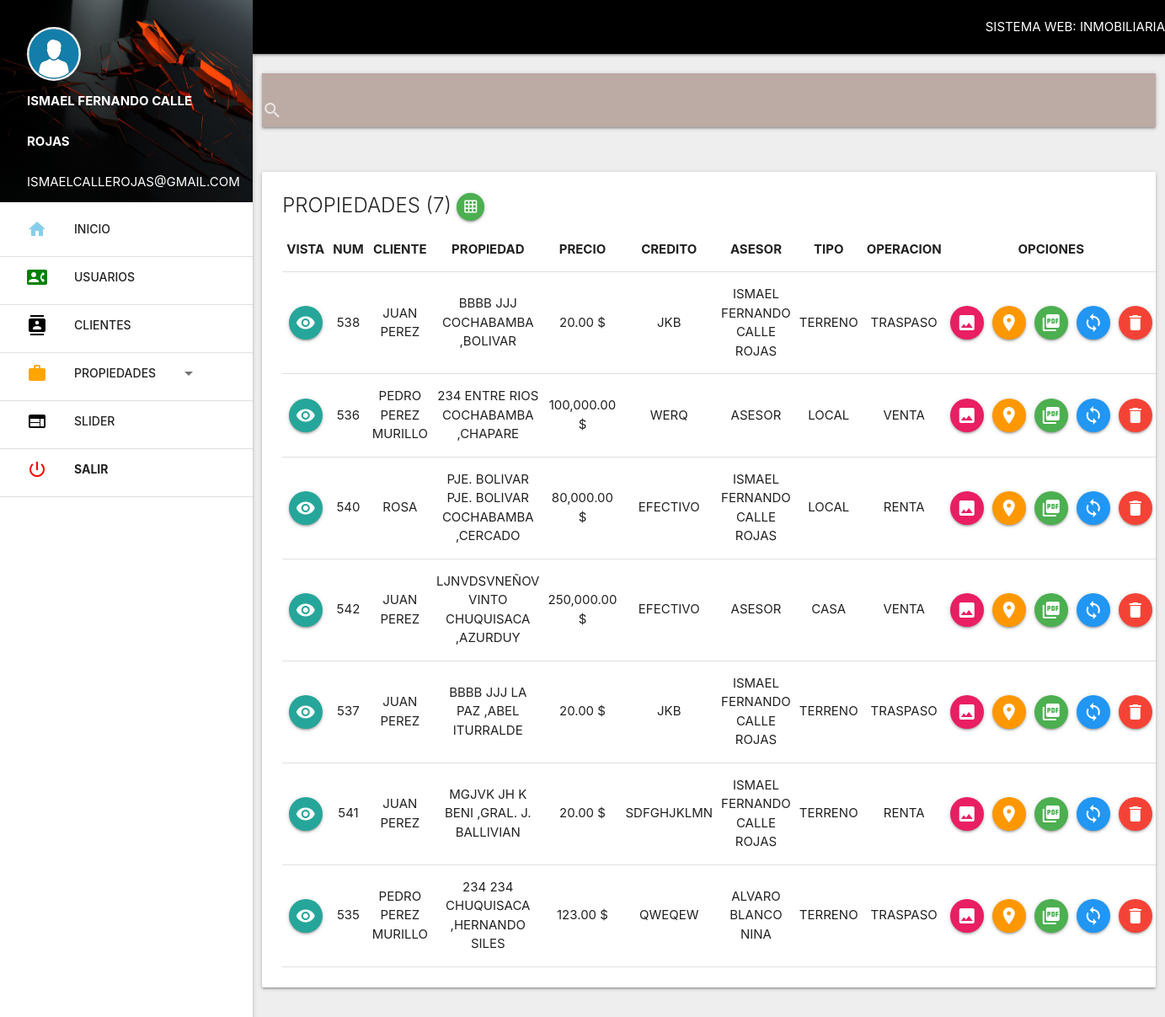
The page /admin/propiedades/index.php (signed in) on the database its author committed.
### tables this page shows
CREATE TABLE `inventario` (
  `propiedad` varchar(200) NOT NULL,
  `consecutivo` int(10) NOT NULL,
  `id_cliente` int(10) NOT NULL,
  `departamento` varchar(50) NOT NULL,
  `provincia` varchar(100) NOT NULL,
  `nombre_cliente` varchar(200) NOT NULL,
  `precio` double NOT NULL,
  `fraccionamiento` varchar(100) NOT NULL,
  `calle_num` varchar(100) NOT NULL,
  `numero_int` int(10) NOT NULL,
  `m2t` int(10) NOT NULL,
  `banos` int(2) NOT NULL,
  `plantas` int(2) NOT NULL,
  `caracteristicas` text NOT NULL,
  `m2c` int(10) NOT NULL,
  `recamaras` int(2) NOT NULL,
  `cocheras` int(2) NOT NULL,
  `observaciones` text NOT NULL,
  `forma_pago` varchar(50) NOT NULL,
  `asesor` varchar(200) NOT NULL,
  `tipo_inmueble` varchar(100) NOT NULL,
  `fecha_registro` date NOT NULL,
  `comentario_web` text NOT NULL,
  `operacion` varchar(50) NOT NULL,
  `foto_principal` varchar(200) NOT NULL,
  `mapa` varchar(200) NOT NULL,
  `latitud` varchar(200) NOT NULL,
  `longitud` varchar(200) NOT NULL,
  `marcado` varchar(2) NOT NULL,
  `estatus` varchar(50) NOT NULL
);

### admin/propiedades/index.php (the view, shortened to what this page needs)
<?php
include '../extend/header.php';
$row=0;
if(isset($_GET['ope'])){
  $operacion = $con->real_escape_string(htmlentities($_GET['ope']));
  $sel = $con->prepare("SELECT propiedad,consecutivo,nombre_cliente,calle_num,fraccionamiento,departamento,provincia,precio,forma_pago,asesor,tipo_inmueble,operacion,mapa, latitud, longitud FROM inventario WHERE estatus = 'ACTIVO' AND operacion = ? ");
      $sel->bind_param('s',$operacion);
$sel->execute();
          $res = $sel->get_result();
          $row = mysqli_num_rows($res);
}else{
  $sel = $con->prepare("SELECT propiedad,consecutivo,nombre_cliente,calle_num,fraccionamiento,departamento,provincia,precio,forma_pago,asesor,tipo_inmueble,operacion,mapa, latitud, longitud FROM inventario WHERE estatus = 'ACTIVO' ");
  $sel->execute();
  $res = $sel->get_result();
  $row = mysqli_num_rows($res);
}
?>
<br>
<div class="row">
    <div class="col s12">
        <nav class="brown lighten-3">
            <div class="nav-wrapper">
                <div class="input-field">
                    <input type="search" name="" id="buscar" autocomplete="off">
                    <label for="buscar"><i class="material-icons left">search</i></label>
                    <i class="material-icons">close</i>
                </div>
            </div>
        </nav>
    </div>
</div>
<div class="row">
  <div class="col s12">
    <div class="card">
      <div class="card-content">
        <form action="excel.php" method="post" target="_blank" id="exportar">
        <span class="card-title">Propiedades (<?php echo $row ?>)
        <button title="Exportar a excel" class="btn-floating green botonExcel btn-small"><i class="material-icons">grid_on</i></button>
        </span>
        </form>
        <table class="excel" border="1">
          <thead>
              <th class="borrar">Vista</th>
              <th>Num</th>
              <th>Cliente</th>
              <th>Propiedad</th>
              <th>Precio</th>
              <th>Credito</th>
              <th>Asesor</th>
              <th>Tipo</th>
              <th>Operacion</th>
              <th colspan="5" class="borrar">Opciones</th>
          </thead>
          <?php
          $sel->execute();
          $res = $sel->get_result();
          while ($f =$res->fetch_assoc()) { ?>
            <tr>
            <td class="borrar">
              <button data-target="modal1" onclick="enviar(this.value)" value="<?php echo $f['propiedad'] ?>" class="btn-floating modal-trigger" title="Visualizar todos los datos de esta propiedad"><i class="material-icons">visibility</i>
              </button>
            </td>
              <td><?php echo $f['consecutivo'] ?></td>
              <td><?php echo $f['nombre_cliente'] ?></td>
              <td><?php echo $f['calle_num'].' '.$f['fraccionamiento'].' '.$f['departamento'].' ,'.$f['provincia'] ?></td>
              <td><?php echo number_format($f['precio'],2);  ?> $</td>
              <td><?php echo $f['forma_pago'] ?></td>
              <td><?php echo $f['asesor'] ?></td>
              <td><?php echo $f['tipo_inmueble'] ?></td>
              <td><?php echo $f['operacion'] ?></td>
              <td class="borrar" title="Acceso a imagenes de esta Propiedad"><a href="imagenes.php?id=<?php echo $f['propiedad'] ?>" class="btn-floating pink"><i class="material-icons">image</i></a></td>
              <td class="borrar">
              <button data-target="modal2" onclick="enviar1(this.value)" value="<?php echo $f['propiedad'] ?>" class="btn-floating modal-trigger orange" title="Mapa de esta propiedad"><i class="material-icons">room</i>
              </button></td>
              <td class="borrar">
              <a href="pdf.php?id=<?php echo $f['propiedad'] ?>" class="btn-floating green" title="Exportar datos en PDF"><i class="material-icons">picture_as_pdf</i></a>
              </td>
              <td class="borrar"><a href="editar_propiedad.php?id=<?php echo $f['propiedad'] ?>" class="btn-floating waves-effect waves-light blue" title="Actualizar datos de la propiedad"><i class="material-icons">loop</i></a>
              </td>
              <td class="borrar"><a href="#" title="Cancelar propiedad" class="btn-floating waves-effect waves-light red" onclick="swal({
                  title: 'Esta seguro que desea cancelar la propiedad?',
                  text: 'Al cancelarlo la propiedad pasara a un estado inactivo!',
                  type: 'warning',
                  showCancelButton: true,
                  confirmButtonColor: '#3085d6',
                  cancelButtonColor: '#d33',
                  confirmButtonText: 'Si, cancelar!'
                  }).then(function() {
                  location.href='cancelar_propiedad.php?id=<?php echo $f['propiedad'] ?>&accion=CANCELADO'; })"> <i class="material-icons">delete</i></a>
              </td>
            </tr>
          <?php }
           ?>
        </table>
      </div>
    </div>
  </div>
</div>
  <?php include '../extend/scripts.php'; ?>
</body>
</html>

### admin/extend/header.php (shortened to what this page needs)
<!DOCTYPE html>
<html lang="es">
<head>
    <link rel="stylesheet" href="../css/materialize.min.css">
    <link rel="stylesheet" href="https://cdnjs.cloudflare.com/ajax/libs/limonte-sweetalert2/6.3.2/sweetalert2.css">
</head>
<body class= "grey lighten-3">
    <main>
    <?php
    if ($_SESSION['nivel']=='ADMINISTRADOR') {
      include 'menu_admin.php';
    }else {
      include 'menu_asesor.php';
    }
    ?>

### admin/extend/menu_admin.php (shortened to what this page needs)
<nav class="black">
    <span class="right"> Sistema Web: Inmobiliaria</span>
</nav>
<ul id="slide-out" class="sidenav sidenav-fixed nav-wrapper">
    <li>
        <div class="user-view">
            <div class="background">
                <img src="../img/bg1.jpg" width="100%" height="100%">
            </div>
            <a href="../perfil/index.php" title="Cambiar foto de perfil"><img class="circle" src="../usuarios/<?php echo $_SESSION['foto'] ?>"></a>
            <a href="../perfil/perfil.php" title="Cambiar datos de usuario y contraseña" class="white-text"><b><?php echo $_SESSION['nombre'] ?></b></a>
            <a class="white-text"><?php echo $_SESSION['correo'] ?></a>
        </div>
    </li>
    <li><a href="../inicio"><i class="material-icons" style="color: skyblue">home</i>INICIO</a></li>
    <li><div class="divider"></div></li>
    <li><a href="../usuarios"><i class="material-icons" style="color: green">contact_phone</i>USUARIOS</a></li>
    <li><div class="divider"></div></li>
    <li><a href="../clientes"><i class="material-icons" style="color: black">contacts</i>CLIENTES</a></li>
    <li><div class="divider"></div></li>
    <li><a class="dropdown-trigger" href="#!" data-target="dropdown1"><i class="material-icons" style="color: orange">work</i>PROPIEDADES<i class="material-icons right">arrow_drop_down</i></a></li>
    <li><div class="divider"></div></li>
    <li><a href="../inicio/slider.php"><i class="material-icons" style="color: black">web</i>SLIDER</a></li>
    <li><div class="divider"></div></li>
    <li><a href="../login/salir.php"><i class="material-icons" style="color: red">power_settings_new</i><b>SALIR</b></a></li>
    <li><div class="divider"></div></li>
</ul>

### admin/extend/scripts.php (shortened to what this page needs)
</main>

### admin/extend/header.php (style rules this page uses)
header, main, footer { padding-left: 300px; }
body { text-transform: uppercase; }
tr,th,td { text-align: center; }

### rows shown on the page
inventario: consecutivo "538", nombre_cliente "JUAN PEREZ", calle_num "BBBB", fraccionamiento "JJJ", departamento "COCHABAMBA", provincia "BOLIVAR", precio "20.00", forma_pago "JKB", asesor "ISMAEL FERNANDO CALLE ROJAS", tipo_inmueble "TERRENO", operacion "TRASPASO"
inventario: consecutivo "536", nombre_cliente "PEDRO PEREZ MURILLO", calle_num "234", fraccionamiento "ENTRE RIOS", departamento "COCHABAMBA", provincia "CHAPARE", precio "100,000.00", forma_pago "WERQ", asesor "ASESOR", tipo_inmueble "LOCAL", operacion "VENTA"
inventario: consecutivo "540", nombre_cliente "ROSA", calle_num "PJE. BOLIVAR", fraccionamiento "PJE. BOLIVAR", departamento "COCHABAMBA", provincia "CERCADO", precio "80,000.00", forma_pago "EFECTIVO", asesor "ISMAEL FERNANDO CALLE ROJAS", tipo_inmueble "LOCAL", operacion "RENTA"
inventario: consecutivo "542", nombre_cliente "JUAN PEREZ", calle_num "LJNVDSVNEÑOV", fraccionamiento "VINTO", departamento "CHUQUISACA", provincia "AZURDUY", precio "250,000.00", forma_pago "EFECTIVO", asesor "ASESOR", tipo_inmueble "CASA", operacion "VENTA"
inventario: consecutivo "537", nombre_cliente "JUAN PEREZ", calle_num "BBBB", fraccionamiento "JJJ", departamento "LA PAZ", provincia "ABEL ITURRALDE", precio "20.00", forma_pago "JKB", asesor "ISMAEL FERNANDO CALLE ROJAS", tipo_inmueble "TERRENO", operacion "TRASPASO"
inventario: consecutivo "541", nombre_cliente "JUAN PEREZ", calle_num "MGJVK", fraccionamiento "JH K", departamento "BENI", provincia "GRAL. J. BALLIVIAN", precio "20.00", forma_pago "SDFGHJKLMN", asesor "ISMAEL FERNANDO CALLE ROJAS", tipo_inmueble "TERRENO", operacion "RENTA"
inventario: consecutivo "535", nombre_cliente "PEDRO PEREZ MURILLO", calle_num "234", fraccionamiento "234", departamento "CHUQUISACA", provincia "HERNANDO SILES", precio "123.00", forma_pago "QWEQEW", asesor "ALVARO BLANCO NINA", tipo_inmueble "TERRENO", operacion "TRASPASO"

### other values the page prints
$_SESSION['nombre'] "ISMAEL FERNANDO CALLE ROJAS"
$_SESSION['correo'] "ISMAELCALLEROJAS@GMAIL.COM"
$row "7"
